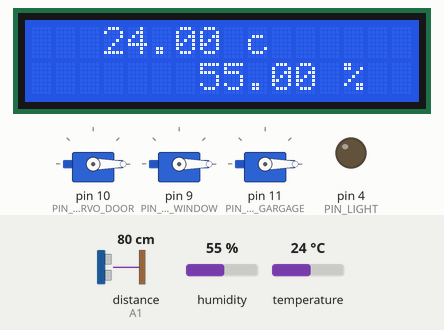
The sketch below on a simulated Arduino Uno, built with avr-gcc and run on an emulated ATmega328P. Parts: 3 × servo, 16×2 character LCD, output pins drawn as LEDs (lit = HIGH). Wiring (inferred from the names in the program): ultrasonic range finder: trigger A0; echo A1. Dashed ring = blinking. The inputs (shaded band) are chosen by the test bench; at power-on: temperature 24 °C, humidity 55 %, distance to the obstacle (sensor on A1) 80 cm. The echo pulse lasts 58.3 µs per cm; pins used as bus, display or sensor lines are not drawn; what the sketch prints to the serial monitor is not drawn.

Above: at 1.2 s.
1.3 s: temperature set to 9 °C
At 2.9 s:
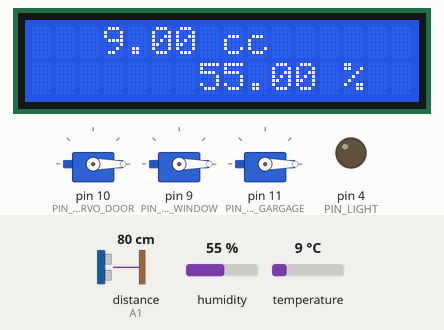
3.8 s: temperature set to 24.6 °C
At 5.7 s:
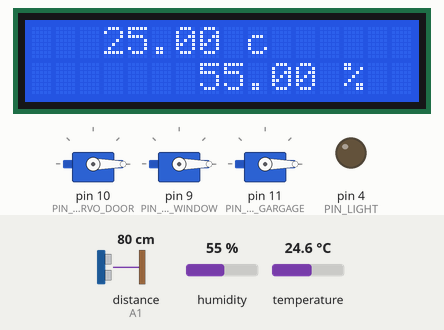
6.0 s: temperature set to 26.1 °C
At 6.77 s:
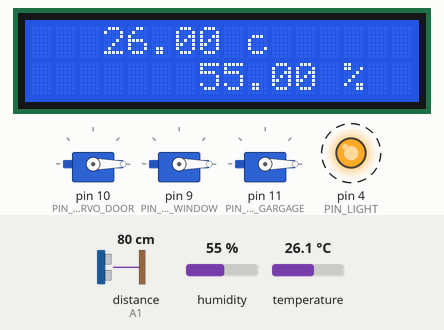
16.4 s: humidity set to 22 %
At 18.2 s:
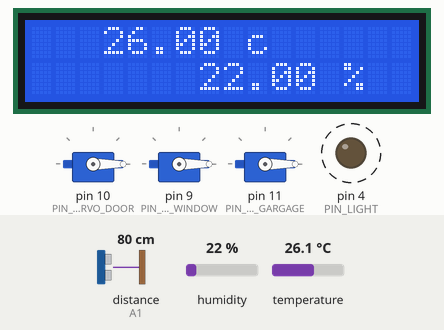
19.3 s: distance to the obstacle (sensor on A1) set to 12 cm
20.8 s: distance to the obstacle (sensor on A1) set to 9 cm
At 22.2 s:
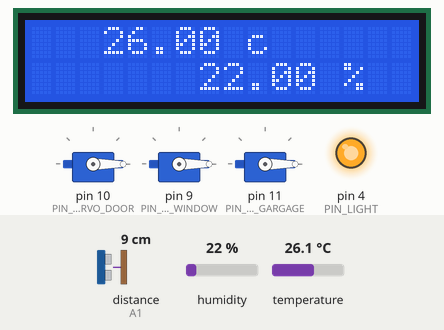
Timing chart, 0 to 23.3 s (numbered marks = the images above; inputs shaded):
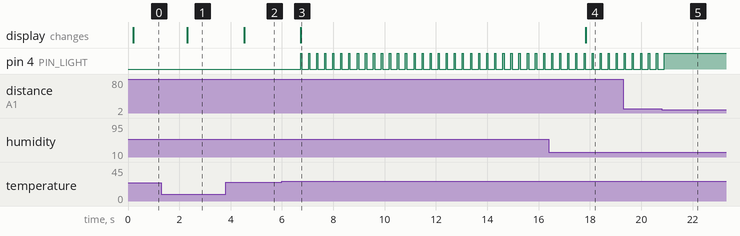

The sketch:

smartHouse2.ino
```cpp
/*
 * 智能家居原型设计
 * 1. 开关门控制   0-关门  1-开门
 * 2. 开关灯控制   2-关灯  3-开灯
 * 3. 室内温度显示 4-发送温度数据  5-接收温度数据
 *
 *
 *
 */
#include <Wire.h>
#include <SoftwareSerial.h>
#include <Servo.h>
#include <DHT.h>
#include <LiquidCrystal_I2C.h>
#include <Adafruit_NeoPixel.h>

#define PIN_SERVO_DOOR 10
#define PIN_SERVO_WINDOW 9
#define PIN_SERVO_GARGAGE 11
#define PIN_DHT 3
#define DHT_TYPE 11
#define PIN_SONIC A0
#define PIN_LIGHT 4
#define PIN_TRIG A0
#define PIN_ECHO A1

//全局变量
int signal = -1; //串口信号量
int pos = 0; //门角度 0-90
int dist = 0;
float temperature=0;
float oldTemperature;
float humidity=0;
float oldHumidity;

// 全局对象
Servo srvGargage; // 车库舵机
Servo srvDoor; //门控舵机
Servo srvWindow; //窗控舵机
DHT dht(PIN_DHT, DHT_TYPE);  // 温度控制
LiquidCrystal_I2C lcd(0x3F,16,2);

void setup() {
  // put your setup code here, to run once:
  Serial.begin(9600); //串口波特率初始化

  // 端口模式
  pinMode(PIN_SONIC,INPUT);
  pinMode(PIN_LIGHT,OUTPUT);
  pinMode(PIN_DHT,INPUT);
  pinMode(PIN_TRIG,OUTPUT);
  pinMode(PIN_ECHO,INPUT);

  dht.begin(); // 初始化dht11

  srvDoor.attach(PIN_SERVO_DOOR);
  srvDoor.write(0); // 初始化关门
  srvWindow.attach(PIN_SERVO_WINDOW);
  srvWindow.write(0); // 初始化关门
  srvGargage.attach(PIN_SERVO_GARGAGE);
  srvGargage.write(0); // 初始化关门

  lcd.init(); //初始化lcd
  lcd.backlight();
}

void loop() {

  temperature = dht.readTemperature();
  humidity = dht.readHumidity();

  Serial.print("humidity=");
  Serial.println(humidity); // 查看温度数据
  Serial.print("temperature=");
  Serial.println(temperature); // 查看温度数据

  dist = sonicDist();
  Serial.print("Distance:");
  Serial.print(dist);
  Serial.println("cm");

  //---------------------
  lcd.setCursor(3,0);
  lcd.print(temperature);
  lcd.print(" c");

  lcd.setCursor(7,1);
  lcd.print(humidity);
  lcd.print(" %");

  // --------------------
  if(temperature>25){
    ctrlLight(1, PIN_LIGHT);
    ctrlDoor(0, srvWindow);
  }
  else{
    ctrlLight(0, PIN_LIGHT);
    ctrlDoor(90, srvWindow);
  }

  if(dist<10){
    ctrlLight(1, PIN_LIGHT);
    ctrlDoor(0, srvDoor);
  }
  else{
    ctrlLight(0, PIN_LIGHT);
    ctrlDoor(90, srvDoor);
  }

  delay(200);
}

/*
 * 缓慢门控
 * angle 门的角度 0-90
 * servo 舵机对像
 */
void ctrlDoor(int angle, Servo servo){
  pos = angle;
  for (; pos <= angle; pos += 1) {
    servo.write(pos);
    delay(15);
  }
  for (; pos >= angle; pos -= 1) {
    servo.write(pos);
    delay(15);
  }
}

/*
 * 灯控
 * onoff 0-关灯  1-开灯
 * pinLi
 */
void ctrlLight(int onOff, int pinLight){
  if(onOff==0)
    digitalWrite(pinLight, LOW);
  else
    digitalWrite(pinLight, HIGH);
}

/*
 *
 *
 *
 *
 */
int sonicDist(){
  int dist = 0;
  digitalWrite(PIN_TRIG, LOW);
  delayMicroseconds(8);
  digitalWrite(PIN_TRIG, HIGH);
  delayMicroseconds(10); // 维持10毫秒高电平用来产生一个脉冲
  digitalWrite(PIN_TRIG, LOW);
  dist = pulseIn(PIN_ECHO, HIGH) / 58.00;  // 读取脉冲的宽度并换算成距离
  return dist;
}
```

Measured:
- the behaviour switches between 25.4 and 25.5 °C on temperature (found by bisection; images 2 and 3)
- the behaviour switches between 11 and 10 cm on distance to the obstacle (sensor on A1) (found by bisection; images 4 and 5)
- after the input at 1.3 s, the display: changes after 1.0 s (image 1)
- after the input at 3.8 s, the display: changes after 0.72 s (image 2)
- after the input at 6.0 s, pin 4 (PIN_LIGHT): alternates HIGH for 0.05 s and LOW for 0.27 s, starting after 0.73 s; the display: changes after 0.73 s (image 3)
- after the input at 16.4 s, the display: changes after 1.4 s (image 4)
- after the input at 20.8 s, pin 4 (PIN_LIGHT): goes on until 20.9 s, then stays HIGH
